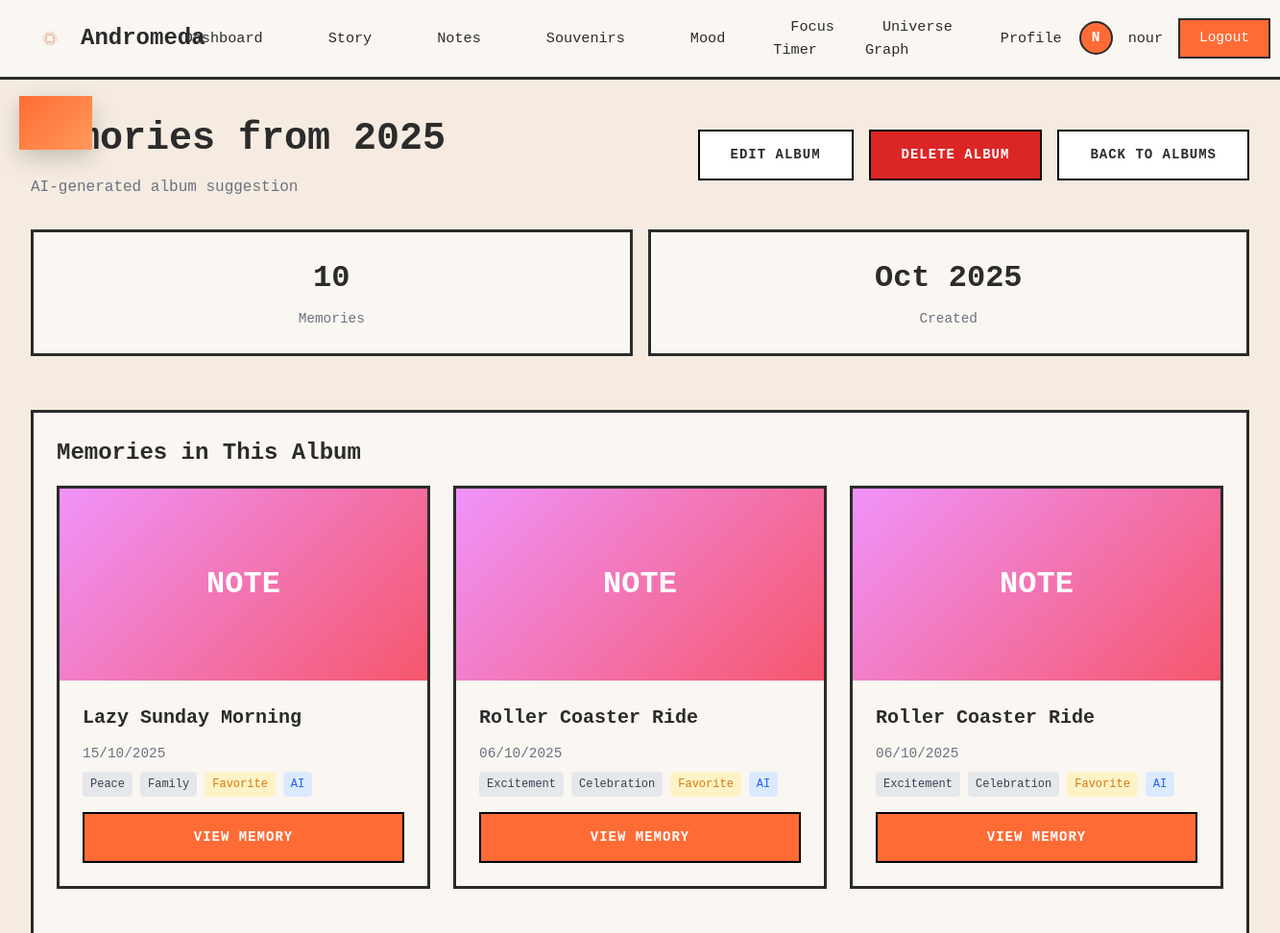
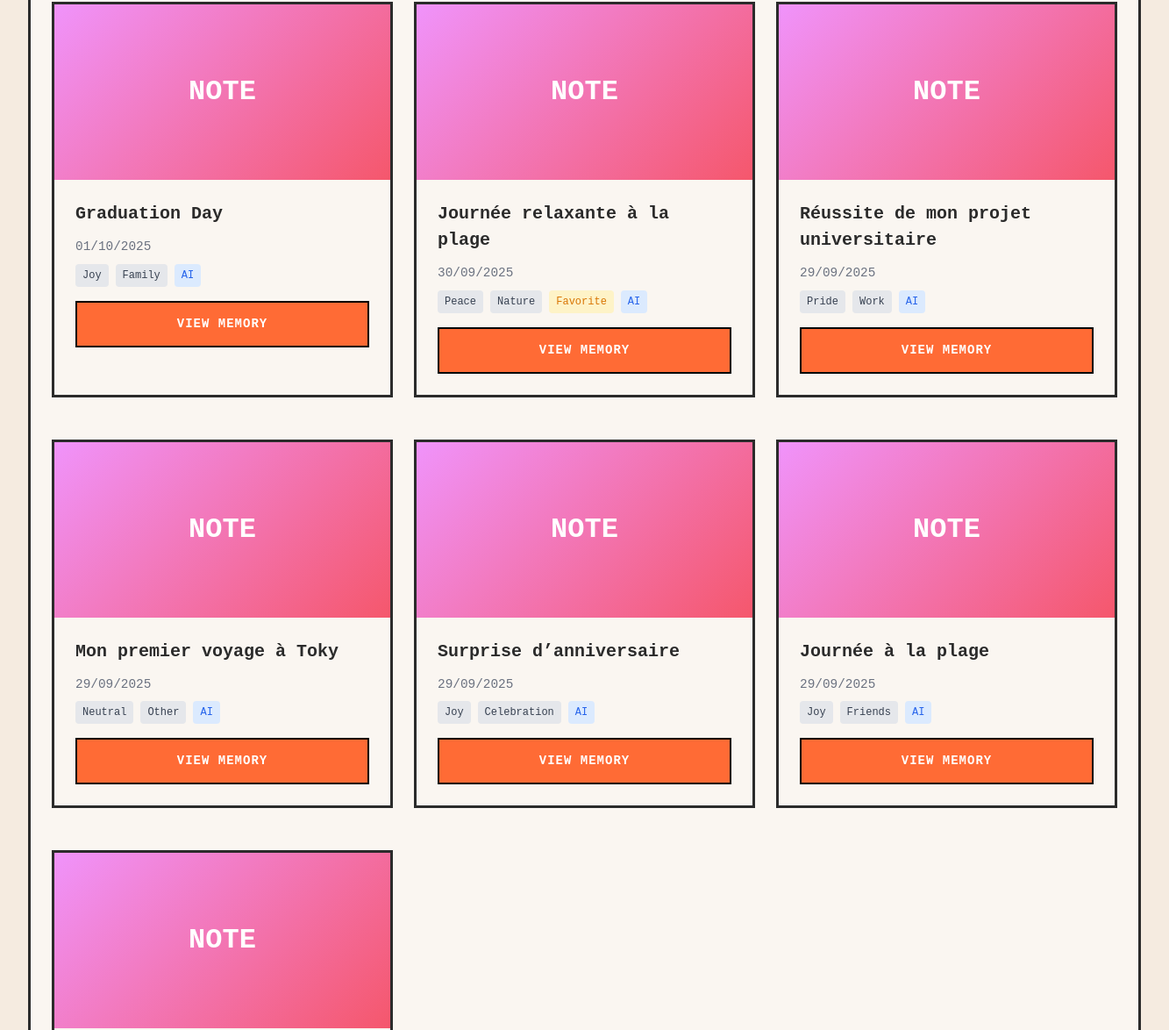
/albums/12/ (signed in, upper part), run on an earlier commit of the app's database (2 pictures, top to bottom).
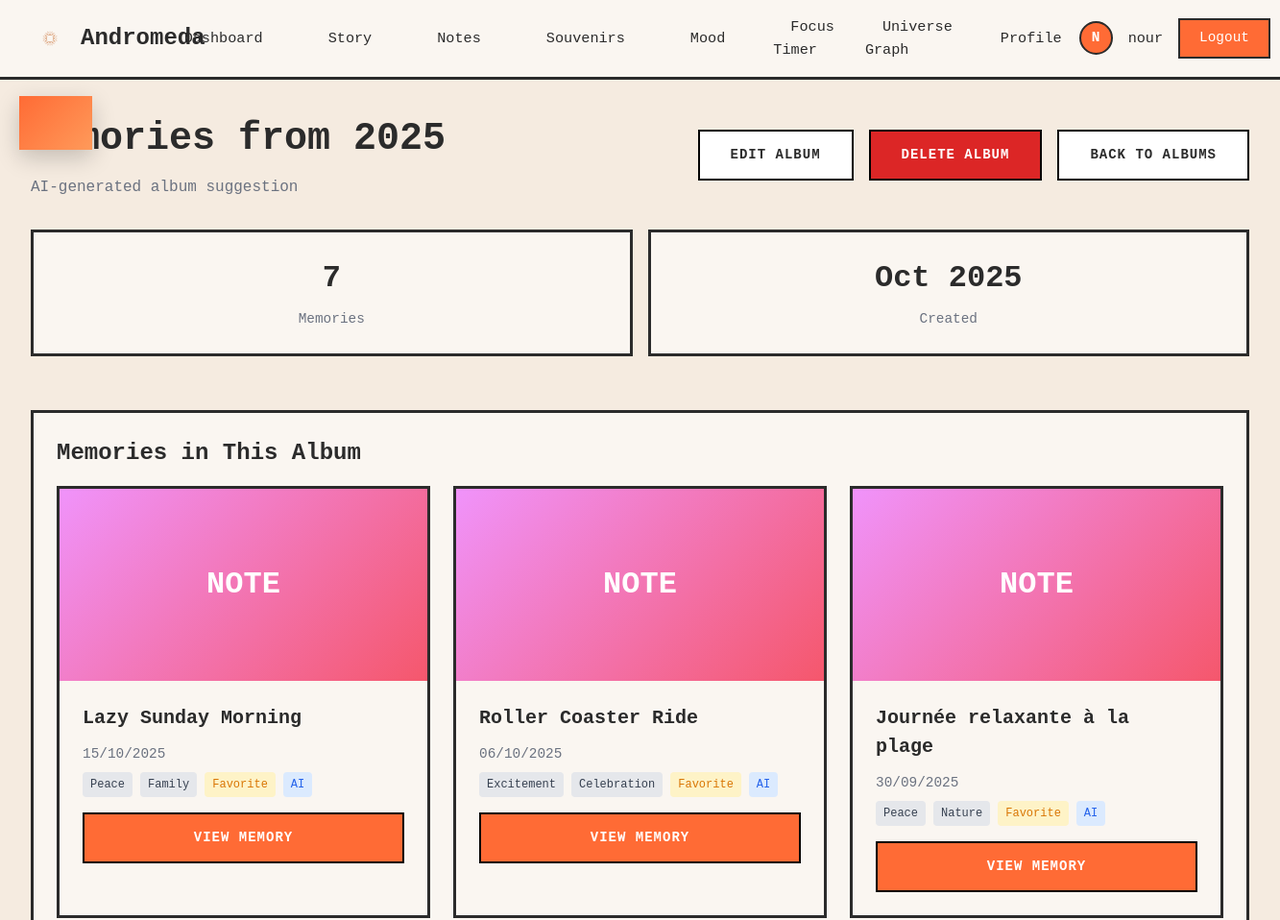
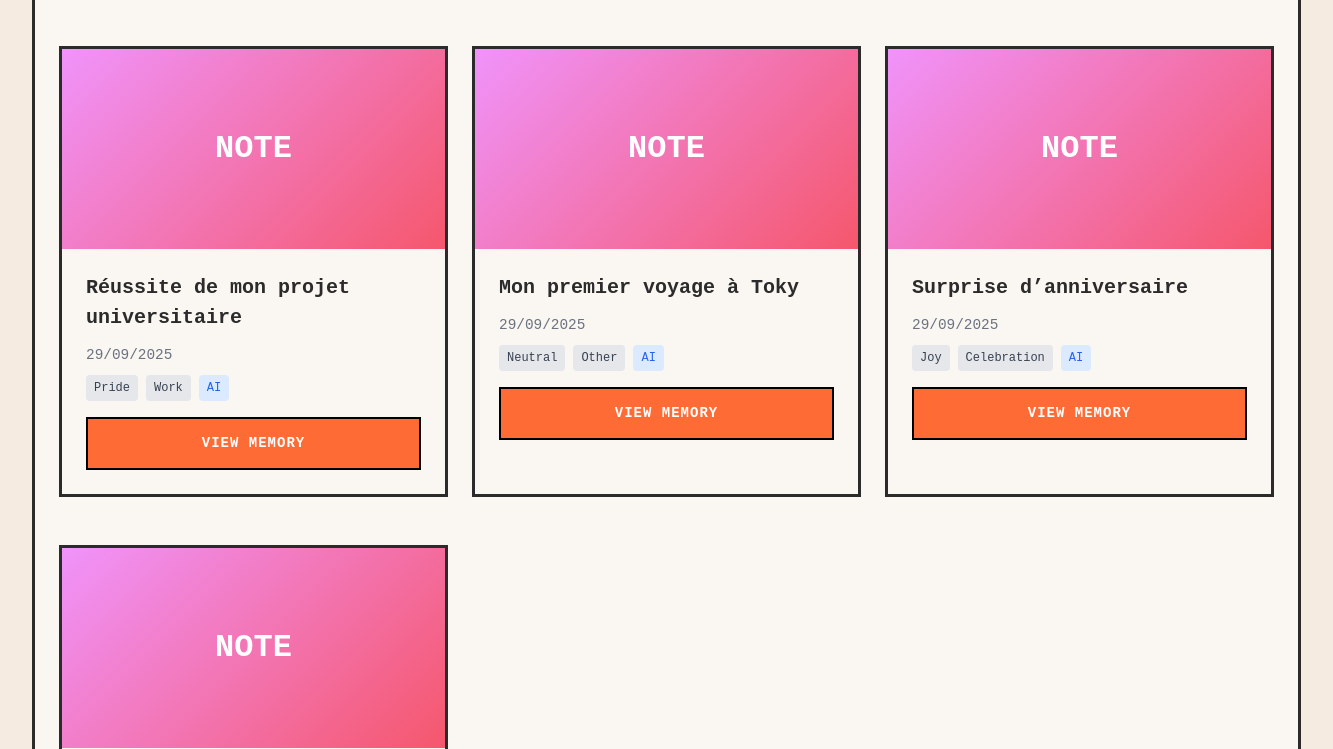
And on a later commit of the database (2 pictures, top to bottom).
### core/models.py (models this page shows, shortened)
class Souvenir(models.Model):
    EMOTION_CHOICES = [
        ('joy', 'Joy'),
        ('sadness', 'Sadness'),
        ('nostalgia', 'Nostalgia'),
        ('gratitude', 'Gratitude'),
        ('excitement', 'Excitement'),
        ('peace', 'Peace'),
        ('love', 'Love'),
        ('surprise', 'Surprise'),
        ('pride', 'Pride'),
        ('neutral', 'Neutral'),
    ]
    THEME_CHOICES = [
        ('family', 'Family'),
        ('travel', 'Travel'),
        ('work', 'Work'),
        ('friends', 'Friends'),
        ('achievement', 'Achievement'),
        ('celebration', 'Celebration'),
        ('nature', 'Nature'),
        ('learning', 'Learning'),
        ('other', 'Other'),
    ]
    id = models.UUIDField(primary_key=True, default=uuid.uuid4, editable=False)
    utilisateur = models.ForeignKey('User', on_delete=models.CASCADE, related_name='souvenirs')
    titre = models.CharField(max_length=200, help_text="Memory title")
    description = models.TextField(help_text="Detailed description of the memory")
    date_evenement = models.DateField(help_text="Date of the event")
    photo = models.ImageField(upload_to='souvenirs/photos/%Y/%m/', blank=True, null=True)
    video = models.FileField(upload_to='souvenirs/videos/%Y/%m/', blank=True, null=True)
    emotion = models.CharField(max_length=50, choices=EMOTION_CHOICES, default='neutral', help_text="Primary emotion")
    theme = models.CharField(max_length=50, choices=THEME_CHOICES, default='other', help_text="Memory theme")
    lieu = models.CharField(max_length=200, blank=True, default='', help_text="Location of the memory")
    personnes_presentes = models.CharField(max_length=500, blank=True, default='', help_text="People present (comma-separated)")
    tags_personnalises = models.JSONField(default=list, blank=True, help_text="User-defined custom tags")
    is_favorite = models.BooleanField(default=False, help_text="Mark as favorite")
    is_public = models.BooleanField(default=False, help_text="Make publicly visible")
    ai_summary = models.TextField(blank=True, default='', help_text="AI-generated summary")
    ai_emotion_detected = models.CharField(max_length=50, blank=True, default='', help_text="AI-detected emotion")
    ai_tags = models.JSONField(default=list, blank=True, help_text="AI-generated tags")
    ai_analyzed = models.BooleanField(default=False, help_text="Has been analyzed by AI")
    ai_analysis_date = models.DateTimeField(null=True, blank=True, help_text="Date of AI analysis")
    created_at = models.DateTimeField(auto_now_add=True)
    updated_at = models.DateTimeField(auto_now=True)
    class Meta:
        ordering = ['-date_evenement']
        verbose_name = 'Memory'
        verbose_name_plural = 'Memories'
        indexes = [
            models.Index(fields=['-date_evenement']),
            models.Index(fields=['utilisateur', '-created_at']),
            models.Index(fields=['is_favorite']),
        ]

### core/views.py (the view)
# urls.py: path('albums/<int:album_id>/', views.detail_album, name='detail_album'),
@login_required
def detail_album(request, album_id):
    album = get_object_or_404(AlbumSouvenir, id=album_id, utilisateur=request.user)
    souvenirs = album.souvenirs.all().order_by('-date_evenement')
    context = {
        'album': album,
        'souvenirs': souvenirs,
    }
    return render(request, 'core/detail_album.html', context)

### core/templates/core/detail_album.html (shortened to what the changed rows need)
{% extends "core/dashboard_base.html" %}
{% block content %}
<div style="margin-bottom: 2rem;">
    <div style="display: flex; justify-content: space-between; align-items: center; margin-bottom: 1.5rem;">
        <div>
            <h1 style="font-size: 2.5rem; font-weight: bold; margin-bottom: 0.5rem;">{{ album.titre }}</h1>
        </div>
    </div>
</div>
<div style="display: grid; grid-template-columns: repeat(auto-fit, minmax(200px, 1fr)); gap: 1rem; margin-bottom: 2rem;">
    <div class="card" style="text-align: center;">
        <p style="font-size: 2rem; font-weight: bold; margin-bottom: 0.5rem;">{{ souvenirs|length }}</p>
        <p style="color: var(--text-gray); font-size: 0.9rem;">Memories</p>
    </div>
</div>
{% if souvenirs %}
<div class="card">
    <h2 class="card-title">Memories in This Album</h2>
    <div style="display: grid; grid-template-columns: repeat(auto-fill, minmax(300px, 1fr)); gap: 1.5rem;">
        {% for souvenir in souvenirs %}
        <div class="card" style="padding: 0; overflow: hidden;">
            {% if souvenir.photo %}
                <img src="{{ souvenir.photo.url }}" alt="{{ souvenir.titre }}" style="width: 100%; height: 200px; object-fit: cover;">
            {% elif souvenir.video %}
                <div style="width: 100%; height: 200px; background: linear-gradient(135deg, #374151 0%, #1f2937 100%); display: flex; align-items: center; justify-content: center;">
                    <span style="font-size: 2rem; color: white; font-weight: bold;">VIDEO</span>
                </div>
            {% else %}
                <div style="width: 100%; height: 200px; background: linear-gradient(135deg, #f093fb 0%, #f5576c 100%); display: flex; align-items: center; justify-content: center;">
                    <span style="font-size: 2rem; color: white; font-weight: bold;">NOTE</span>
                </div>
            {% endif %}
            <div style="padding: 1.5rem;">
                <h3 style="font-size: 1.25rem; font-weight: bold; margin-bottom: 0.75rem;">{{ souvenir.titre }}</h3>
                <p style="color: var(--text-gray); font-size: 0.9rem; margin-bottom: 0.5rem;">{{ souvenir.date_evenement|date:"d/m/Y" }}</p>
                <div style="display: flex; gap: 0.5rem; margin-bottom: 1rem;">
                    <span style="background: #e5e7eb; color: #374151; padding: 0.25rem 0.5rem; border-radius: 0.25rem; font-size: 0.75rem;">{{ souvenir.get_emotion_display }}</span>
                    <span style="background: #e5e7eb; color: #374151; padding: 0.25rem 0.5rem; border-radius: 0.25rem; font-size: 0.75rem;">{{ souvenir.get_theme_display }}</span>
                    {% if souvenir.is_favorite %}
                    <span style="background: #fef3c7; color: #d97706; padding: 0.25rem 0.5rem; border-radius: 0.25rem; font-size: 0.75rem;">Favorite</span>
                    {% endif %}
                    {% if souvenir.ai_analyzed %}
                    <span style="background: #dbeafe; color: #2563eb; padding: 0.25rem 0.5rem; border-radius: 0.25rem; font-size: 0.75rem;">AI</span>
                    {% endif %}
                </div>
                <a href="{% url 'core:detail_souvenir' souvenir.id %}" class="btn-primary" style="width: 100%; text-align: center;">
                    View Memory
                </a>
            </div>
        </div>
        {% endfor %}
    </div>
</div>
{% endif %}
{% endblock %}

What changed in the data, as far as the page shows it:
removed Souvenir: photo "NOTE", titre "Roller Coaster Ride", date_evenement "06/10/2025", emotion "Excitement", theme "Celebration", is_favorite "Favorite", ai_analyzed "AI"
removed Souvenir: photo "NOTE", titre "Graduation Day", date_evenement "01/10/2025", emotion "Joy", theme "Family", ai_analyzed "AI"
removed Souvenir: photo "NOTE", titre "Journée à la plage", date_evenement "29/09/2025", emotion "Joy", theme "Friends", ai_analyzed "AI"
Also different on the page:
{{ souvenirs|length }}: "10" → "7"
